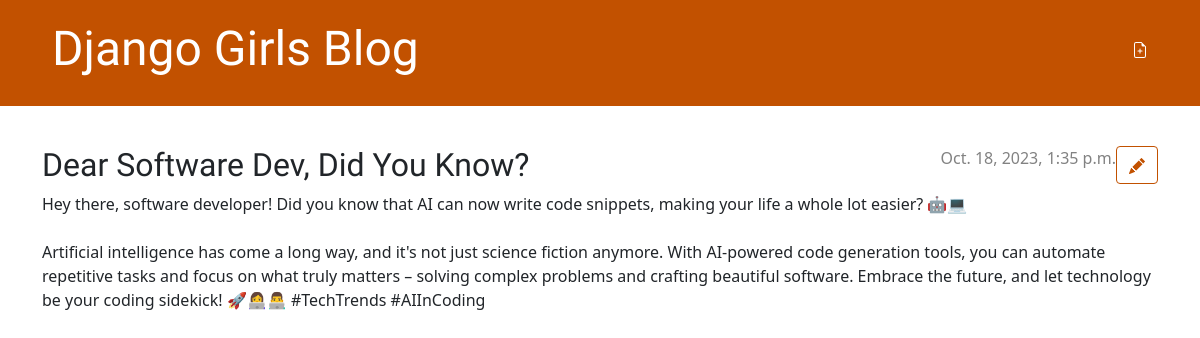
/post/1/, run on an earlier commit of the app's database.
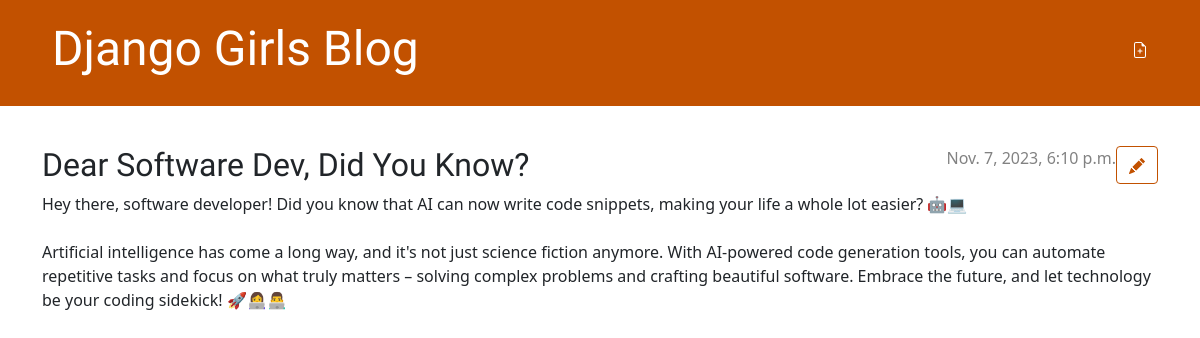
And on a later commit of the database.
### blog/models.py (models this page shows, shortened)
class Post(models.Model):
    author = models.ForeignKey(settings.AUTH_USER_MODEL, on_delete=models.CASCADE)
    title = models.CharField(max_length=200)
    text = models.TextField()
    created_date = models.DateTimeField(default=timezone.now)
    published_date = models.DateTimeField(blank=True, null=True)

### blog/views.py (the view)
# urls.py: path("post/<int:pk>/", views.post_detail, name="post_detail"),
def post_detail(request, pk):
    post = get_object_or_404(Post, pk=pk)
    return render(request, "blog/post_detail.html", {"post": post})

### blog/templates/blog/post_detail.html (shortened to what this page needs)
{% extends 'blog/base.html' %}
{% block content %}
    <article class="post">
        <aside class="actions">
            <a class="btn btn-secondary" href="{% url 'post_edit' pk=post.pk %}">
            </a>
        </aside>
        {% if post.published_date %}
            <time class="date">
                {{ post.published_date }}
            </time>
        {% endif %}
        <h2>{{ post.title }}</h2>
        <p>{{ post.text|linebreaksbr }}</p>
    </article>
{% endblock %}

### blog/templates/blog/base.html (shortened to what this page needs)
{% load static %}
<!DOCTYPE html>
<html>
    <head>
        <link rel="stylesheet" href="https://cdn.jsdelivr.net/npm/bootstrap@5.1.3/dist/css/bootstrap.min.css">
        <link rel="stylesheet" href="{% static 'css/blog.css' %}">
    </head>
    <body>
        <header class="page-header">
          <div class="container">
            <a href="{% url 'post_new' %}" class="top-menu">
            </a>
              <h1><a href="/">Django  Girls Blog</a></h1>
          </div>
        </header>
        <main class="content container">
            <div class="row">
                <div class="col">
                {% block content %}
                {% endblock %}
                </div>
            </div>
        </main>
    </body>
</html>

### blog/static/css/blog.css (style rules this page uses)
.page-header { background-color: #C25100; margin-top: 0; margin-bottom: 40px; padding: 20px 20px 20px 40px; }
.page-header h1, .page-header h1 a, .page-header h1 a:visited, .page-header h1 a:active { color: #ffffff; font-size: 36pt; text-decoration: none; }
h1, h2, h3, h4 { font-family: 'Lobster', cursive; }
.date { color: #828282; }
.top-menu, .top-menu:hover, .top-menu:visited { color: #ffffff; float: right; font-size: 26pt; margin-right: 20px; }
.post { margin-bottom: 70px; }
.post > .date, .post > .actions { float: right; }
.btn-secondary, .btn-secondary:visited { color: #C25100; background: none; border-color: #C25100; }

What changed in the data, as far as the page shows it:
changed Post "Dear Software Dev, Did You Know?": published_date "Oct. 18, 2023, 1:35 p.m." → "Nov. 7, 2023, 6:10 p.m."; text "…your coding sidekick! 🚀👩‍💻👨‍💻 #TechTrends #AIInCoding" → "…your coding sidekick! 🚀👩‍💻👨‍💻"
